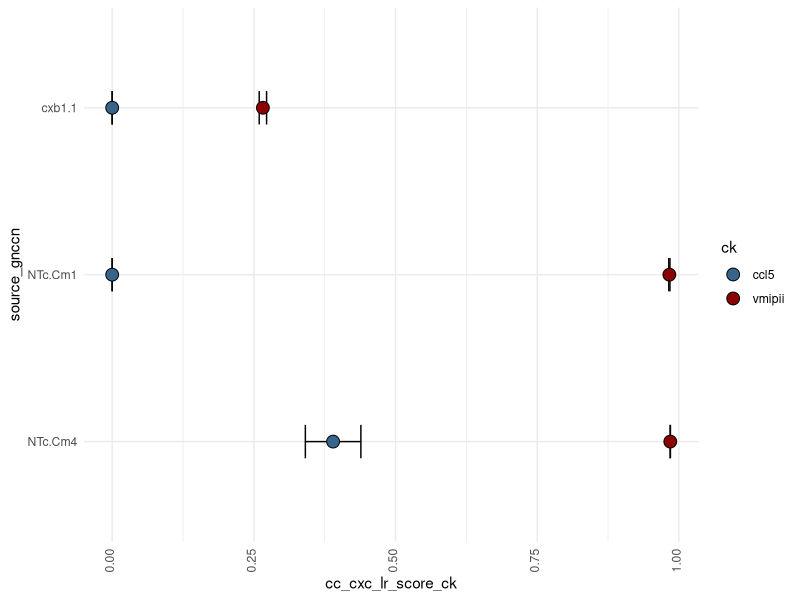

Recreate this plot in R.
# Name:     04_vmip_vs_ccl5_scores.R
# Updated:  20230108
# Author:   Andrew Kleist

# packages, working directsory
setwd("~/Desktop/Volkman_Lab/BABU_VOLKMAN/CHEMOKINE_PRJ/Data/chemokine_gpcr_ms/")
library(tidyverse)

################################################################################

  # select PDBs of interest
  pdbs <- c("zheng", "4rws")
  
  # select tier 2 positions and then select position probability scores
  rin <- read_csv("05_integrate/output/RIN_CONS_CLASS.csv") %>%
    filter(cc_cxc_lr_ck >= 0.75) %>%
    filter(file %in% pdbs) %>%
    select(ck, source_gnccn, cc_cxc_lr_score_ck, cc_cxc_lr_score_sd_ck) %>% 
    unique()
  
  vmipii.int <- read_csv("05_integrate/output/RIN_CONS_CLASS.csv") %>%
    filter(cc_cxc_lr_ck >= 0.75) %>%
    filter(file == "4rws") %>%
    select(source_gnccn) %>% 
    unique()
  
  vmipii.int <- vmipii.int$source_gnccn
  
  # # select only residues for which vMIP-II has contacts
  # rin <- rin %>% select(-cc_cxc_lr_score_sd_ck) %>% pivot_wider(names_from = ck, values_from = cc_cxc_lr_score_ck)
  # rin <- rin %>% filter(!(is.na(vmipii))) %>% filter(!(is.na(ccl5)))
  # rin <- rin %>% mutate(diff = vmipii-ccl5)
  rin <- rin %>% filter(source_gnccn %in% vmipii.int)

  # order
  order.ccn <- as.factor(c("NTc.Cm10","NTc.Cm9","NTc.Cm8","NTc.Cm7","NTc.Cm6","NTc.Cm5","NTc.Cm4","NTc.Cm3","NTc.Cm2","NTc.Cm1", "CX.1","CX.2","CX.3","CX.4","CX.5","cxb1.1","cxb1.2","cxb1.3","cxb1.4","cxb1.5","cxb1.6","cxb1.7","cxb1.8","cxb1.9","cxb1.10","cxb1.11","cxb1.12","cxb1.13","cxb1.14","cxb1.15","cxb1.16","cxb1.17","cxb1.18","cxb1.19","B1.1","B1.2","B1.3","B1.4","B1.5","B1.6","B1.7","b1b2.1","b1b2.2","b1b2.3","b1b2.4","b1b2.5","b1b2.6","b1b2.7","b1b2.8","b1b2.9","b1b2.10","b1b2.11","b1b2.12","b1b2.13","b1b2.14","b1b2.15","b1b2.16","b1b2.17","b1b2.18","b1b2.19","b1b2.20","b1b2.21","b1b2.22","b1b2.23","b1b2.24","b1b2.25","B2.1","B2.2","B2.3","B2.4","B2.5","B2.6","b2b3.1","b2b3.2","b2b3.3","b2b3.4","b2b3.5","b2b3.6","b2b3.7","b2b3.8","b2b3.9","b2b3.10","b2b3.11","b2b3.12","B3.1","B3.2","B3.3","B3.4","b3h.1","b3h.2","b3h.3","b3h.4","b3h.5","b3h.6","H.1","H.2","H.3","H.4","H.5","H.6","H.7","H.8","H.9","H.10"))
  rin$source_gnccn <- factor(rin$source_gnccn, levels = order.ccn)
  
  # plot
  rin %>%
    filter(source_gnccn %in% c("NTc.Cm4", "NTc.Cm1", "cxb1.1")) %>%
    ggplot(aes(source_gnccn, cc_cxc_lr_score_ck, fill = ck)) +
    geom_errorbar(aes(ymin=cc_cxc_lr_score_ck-cc_cxc_lr_score_sd_ck, ymax=cc_cxc_lr_score_ck+cc_cxc_lr_score_sd_ck), width=.2) +
    geom_point(shape = 21,   size = 4, stroke = 0.5) +
    theme_minimal() +
    # ylim(0,1) +
    scale_fill_manual(values=c("steelblue4", "red4")) +
    coord_flip() +
    theme(axis.text.x=element_text(angle=90,vjust=.2, hjust=0))
  
  
